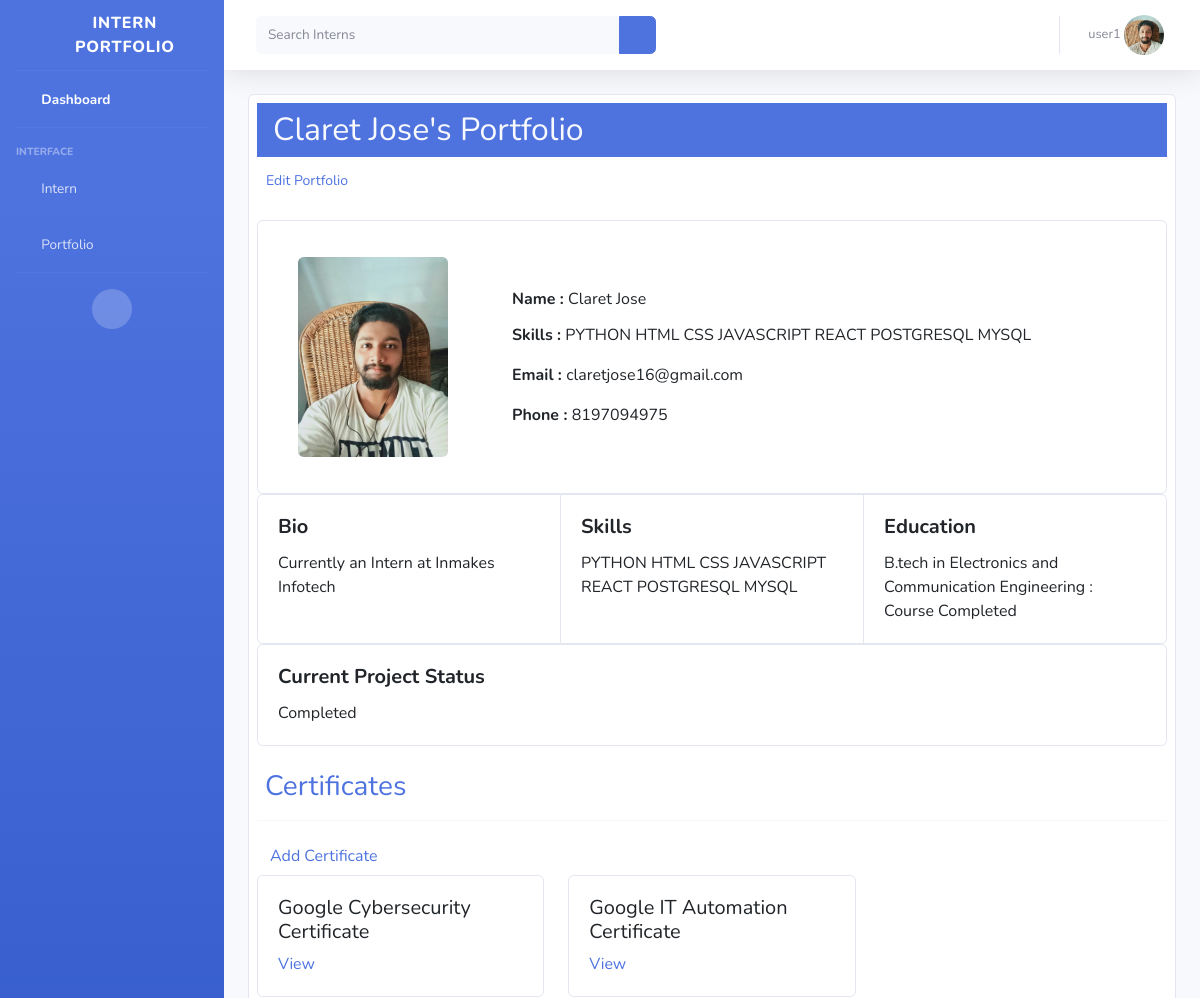
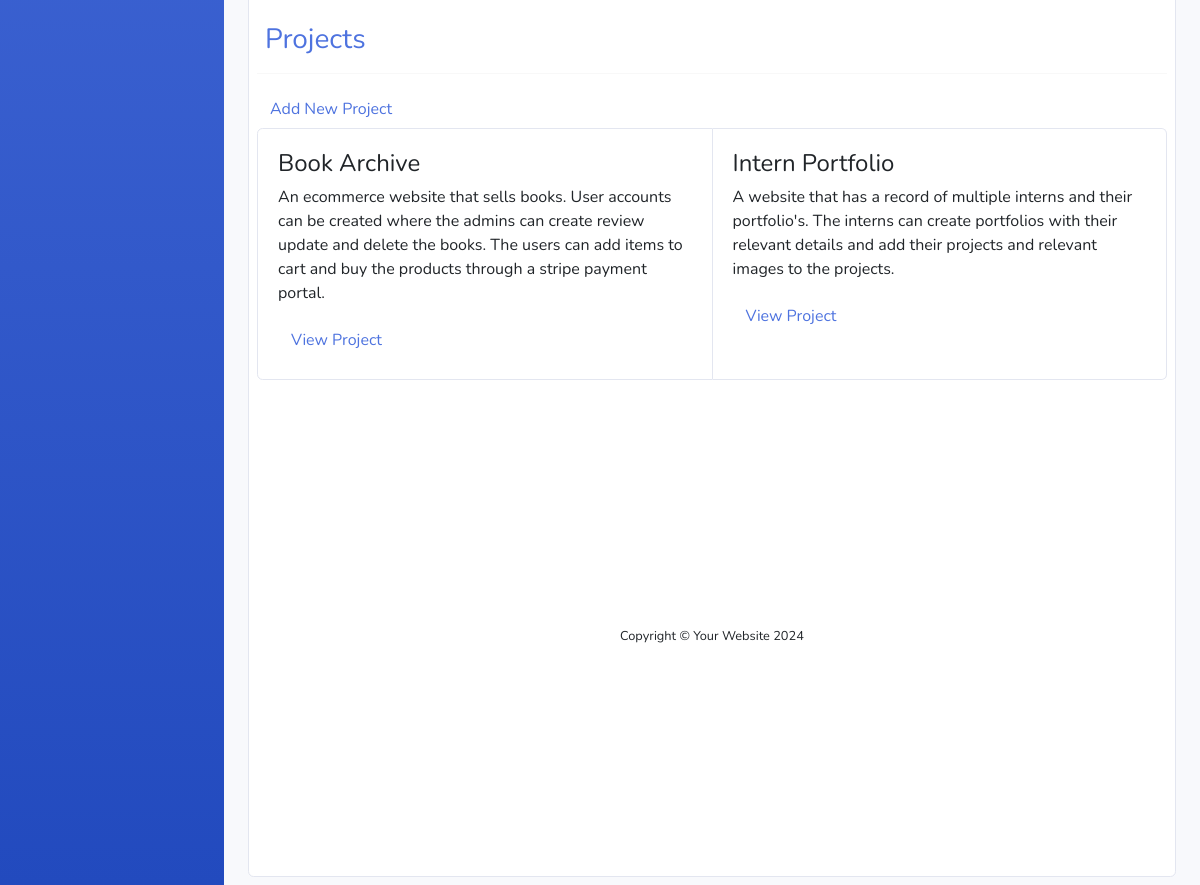
Screenshot of /portfolio/ (signed in) with the database file from the repository (2 pictures, top to bottom).
### profiles/models.py (models this page shows, shortened)
class UserProfile(models.Model):
    user = models.OneToOneField(User, on_delete=models.CASCADE)
    name = models.CharField(max_length=200)
    email = models.EmailField(max_length=200, null=True, unique=True)
    phone = models.CharField(max_length=15, null=True)
    profile_pic = models.ImageField(null=True, blank=True)

class Portfolio(models.Model):
    user_profile = models.ForeignKey(UserProfile, on_delete=models.CASCADE)
    bio = models.TextField(blank=True)
    skills = models.TextField(blank=True)
    education = models.TextField(blank=True)
    created_at = models.DateTimeField(auto_now_add=True)

class CustomField(models.Model):
    portfolio = models.ForeignKey(Portfolio, on_delete=models.CASCADE)
    field_name = models.CharField(max_length=200)
    field_value = models.TextField(blank=True)
    field_image = models.ImageField(upload_to='custom_field_images/', blank=True, null=True)

class CertificateFiles(models.Model):
    portfolio = models.ForeignKey(Portfolio, on_delete=models.CASCADE)
    name = models.CharField(max_length=200)
    certificate_pdf = models.FileField(upload_to='certificate_pdfs/', blank=True, null=True)

class Project(models.Model):
    user_profile = models.ForeignKey(UserProfile, on_delete=models.CASCADE)
    portfolio = models.ForeignKey(Portfolio, on_delete=models.CASCADE)
    title = models.CharField(max_length=200)
    description = models.TextField()
    image = models.ImageField(upload_to='intern_images/', blank=True, null=True)
    link = models.URLField(blank=True)
    created_at = models.DateTimeField(auto_now_add=True)

### profiles/views.py (the view)
# urls.py: path('portfolio/', portfolio_view, name='portfolio_view'),
def portfolio_view(request,id=None):
    if id:
        portfolio = get_object_or_404(Portfolio,id=id)
        profile = get_object_or_404(UserProfile, user=portfolio.user_profile.user)
    else:
        profile = request.user.userprofile
        portfolio = Portfolio.objects.get(user_profile=profile)
    custom_fields = CustomField.objects.filter(portfolio=portfolio)
    projects = Project.objects.filter(portfolio=portfolio)
    certificates = CertificateFiles.objects.filter(portfolio=portfolio)
    context = {
        'portfolio': portfolio,
        'custom_fields': custom_fields,
        'projects': projects,
        'certificates': certificates,
        'profile':profile,
    }
    return render(request, 'Portfolio/portfolio.html', context)

### profiles/context_processor.py (called while the page is built)
def is_admin(request):
    is_admin = False
    if request.user.is_authenticated and request.user.groups.filter(name='Admin').exists():
        is_admin = True
    return {'is_admin':is_admin}

def is_intern(request):
    is_intern = False
    if request.user.is_authenticated and request.user.groups.filter(name='Intern').exists():
        is_intern = True
    return {'is_intern':is_intern}

### templates/Portfolio/portfolio.html (shortened to what this page needs)
{% extends 'base.html' %}
{% load static %}
{% block content %}
<div class="container-fluid">
<div class="container px-0 py-2 card mb-2">
    <div class="px-2">
        <h2 class="text-light py-2 px-3 bg-primary">{{ portfolio.user_profile.name }}'s Portfolio</h2>
        {% if is_admin or is_intern %}
        <a class="btn btn-link btn-sm" href="{% url 'edit_portfolio' %}">Edit Portfolio</a>
        {% endif %}
        <br><br>
        <div class="card-group">
            <div class="card">
                <div class="card-body d-flex px-4 align-items-center">
                    <img style="height: 200px;"
                    src="{% if profile.profile_pic %}{{ profile.profile_pic.url }}{% else %}{% static 'img/profile-img-lh.jpg' %}{% endif %}"
                    alt="Profile Picture" class="profile-pic m-3 rounded ">
                    <div class="user-info px-5">
                        <p class="card-title"><strong>Name : </strong>{{ profile.name }}</p>
                        <p class="card-text"><strong>Skills : </strong>{{ portfolio.skills }}</p>
                        <p class="card-text"><strong>Email : </strong> {{ profile.email }}</p>
                        <p class="card-text"><strong>Phone : </strong> {{ profile.phone }}</p>
                    </div>
                </div>
            </div>
        </div>
        <div class="card-group">
            <div class="card">
                <div class="card-body">
                    <h5 class="card-title"><strong>Bio</strong></h5>
                    <p class="card-text">{{ portfolio.bio }}</p>
                </div>
            </div>
            <div class="card">
                <div class="card-body">
                    <h5 class="card-title"><strong>Skills</strong></h5>
                    <p class="card-text">{{ portfolio.skills }}</p>
                </div>
            </div>
            <div class="card">
                <div class="card-body">
                    <h5 class="card-title"><strong>Education</strong></h5>
                    <p class="card-text">{{ portfolio.education }}</p>
                </div>
            </div>
        </div>
        {% if portfolio.customfield_set.all %}
            {% for field in portfolio.customfield_set.all %}
                <div class="card">
                    <div class="card-body">
                        <h5 class="card-title"><strong>{{ field.field_name }}</strong></h5>
                        <p class="card-text">{{ field.field_value }}</p>
                    </div>
                </div>
             {% endfor %}
        {% endif %}
    <br>
    <h3 class="text-primary bg-primary-outline px-2">Certificates</h3>
    <hr>
    {% if is_admin or is_intern %}
    <a href="{% url 'certificate_add' %}" class="btn btn-link">Add Certificate</a>
    {% endif %}
    <div class="row">
        {% for certificate in certificates %}
        <div class="col-sm-4">
            <div class="card">
                <div class="card-body">
                    <h5>{{ certificate.name }}</h5>
                    <a href="{% url 'certificate_detail' certificate.id %}">View</a>
                </div>
            </div>
        </div>
        {% endfor %}
    </div>
<br>
    <h3 class="text-primary px-2">Projects</h3>
    <hr>
    {% if is_admin or is_intern %}
    <a class="btn btn-link" href="{% url 'add_project' %}">Add New Project</a>
    {% endif %}
        <div class="card-group">
            {% for project in projects %}
            <div class="card">
                <div class="card-body">
                    <h4>{{ project.title }}</h4>
                    <p>{{ project.description }}</p>
                    <a class="btn btn-link" href="{% url 'project_detail' project.id %}">View Project</a>
                </div>
            </div>
            {% endfor %}
        </div>
    <br>
</div>
{% endblock %}

### templates/base.html (shortened to what this page needs)
<!DOCTYPE html>
{% load static %}
<html lang="en">
<head>
    <link href="https://cdn.jsdelivr.net/npm/bootstrap@5.3.3/dist/css/bootstrap.min.css" rel="stylesheet">
    <link href="{% static 'vendor/fontawesome-free/css/all.min.css' %}" rel="stylesheet" type="text/css">
    <link href="{% static 'css/sb-admin-2.min.css' %}" rel="stylesheet">
</head>
</html>
<body id="page-top">
    <div id="wrapper">
        <ul class="navbar-nav bg-gradient-primary sidebar sidebar-dark accordion" id="accordionSidebar">
            <a class="sidebar-brand d-flex align-items-center justify-content-center" href="{% url 'dash' %}">
                <div class="sidebar-brand-icon rotate-n-15">
                    <i class="fas fa-laugh-wink"></i>
                </div>
                <div class="sidebar-brand-text mx-3">Intern Portfolio</div>
            </a>
            <hr class="sidebar-divider my-0">
            <li class="nav-item active">
                <a class="nav-link" href="{% url 'dash' %}">
                    <i class="fas fa-fw fa-tachometer-alt"></i>
                    <span>Dashboard</span></a>
            </li>
            {% if is_admin or is_intern %}
            <hr class="sidebar-divider">
            <div class="sidebar-heading">
                Interface
            </div>
            <li class="nav-item">
                <a class="nav-link collapsed" href="#" data-toggle="collapse" data-target="#collapseTwo"
                    aria-expanded="true" aria-controls="collapseTwo">
                    <i class="fas fa-fw fa-cog"></i>
                    <span>Intern </span>
                </a>
            </li>
            <li class="nav-item">
                <a class="nav-link collapsed" href="#" data-toggle="collapse" data-target="#collapseUtilities"
                    aria-expanded="true" aria-controls="collapseUtilities">
                    <i class="fas fa-fw fa-wrench"></i>
                    <span>Portfolio</span>
                </a>
            </li>
            <hr class="sidebar-divider d-none d-md-block">
            <div class="text-center d-none d-md-inline">
                <button class="rounded-circle border-0" id="sidebarToggle"></button>
            </div>
            {% endif %}
        </ul>
        <div id="content-wrapper" class="d-flex flex-column">
            <div id="content">
                <nav class="navbar navbar-expand navbar-light bg-white topbar mb-4 static-top shadow">
                    <form action="{% url 'search' %}" method="get"
                        class="d-none d-sm-inline-block form-inline mr-auto ml-md-3 my-2 my-md-0 mw-100 navbar-search">
                        <div class="input-group">
                            <input type="text" name="q" class="form-control bg-light border-0 small" placeholder="Search Interns"
                                aria-label="Search" aria-describedby="basic-addon2">
                            <div class="input-group-append">
                                <button class="btn btn-primary" type="submit">
                                    <i class="fas fa-search fa-sm"></i>
                                </button>
                            </div>
                        </div>
                    </form>
                    <ul class="navbar-nav ml-auto">
                        <li class="nav-item dropdown no-arrow">
                            <a class="nav-link dropdown-toggle" href="#" id="userDropdown" role="button"
                                data-toggle="dropdown" aria-haspopup="true" aria-expanded="false">
                                <span class="mr-2 d-none d-lg-inline text-gray-600 small">{{request.user}}
                                    {% if request.user.userprofile.profile_pic %}
                                    <img class="image-profile rounded-circle" src="{{ request.user.userprofile.profile_pic.url }}" alt="Profile" >
                                    {% else %}
                                    <img class="image-profile rounded-circle" src="{% static 'img/profile-img-lh.jpg' %}" alt="Profile" >
                                    {% endif %}
                                </span>
                            </a>
                        </li>
                    </ul>
                </nav>
                {% block content %}
            {% endblock %}
            <footer class="sticky-footer bg-white">
                <div class="container my-auto">
                    <div class="copyright text-center my-auto">
                        <span>Copyright &copy; Your Website 2024</span>
                    </div>
                </div>
            </footer>
        </div>
    </div>
</body>
</html>

### templates/base.html (style rules this page uses)
.image-profile { width: 40px; height: 40px; object-fit: cover; }
.container { display: flex; flex-direction: column; min-height: 50vh; }

### rows the page displays
Portfolio: user_profile.name "Claret Jose", skills "PYTHON HTML CSS JAVASCRIPT REACT POSTGRESQL MYSQL", bio "Currently an Intern at Inmakes Infotech", education "B.tech in Electronics and Communication Engineering : Course Completed"
UserProfile: profile_pic (picture), name "Claret Jose", email "claretjose16@gmail.com", phone "8197094975"
CustomField: field_name "Current Project Status", field_value "Completed"
CertificateFiles: name "Google Cybersecurity Certificate"
CertificateFiles: name "Google IT Automation Certificate"
Project: title "Book Archive", description "An ecommerce website that sells books. User accounts can be created where the admins can create review update and delete the books. The users can add items to cart and buy the products through a stripe payment portal."
Project: title "Intern Portfolio", description "A website that has a record of multiple interns and their portfolio's. The interns can create portfolios with their relevant details and add their projects and relevant images to the projects."

### other values shown
{{ request.user }} "user1"
